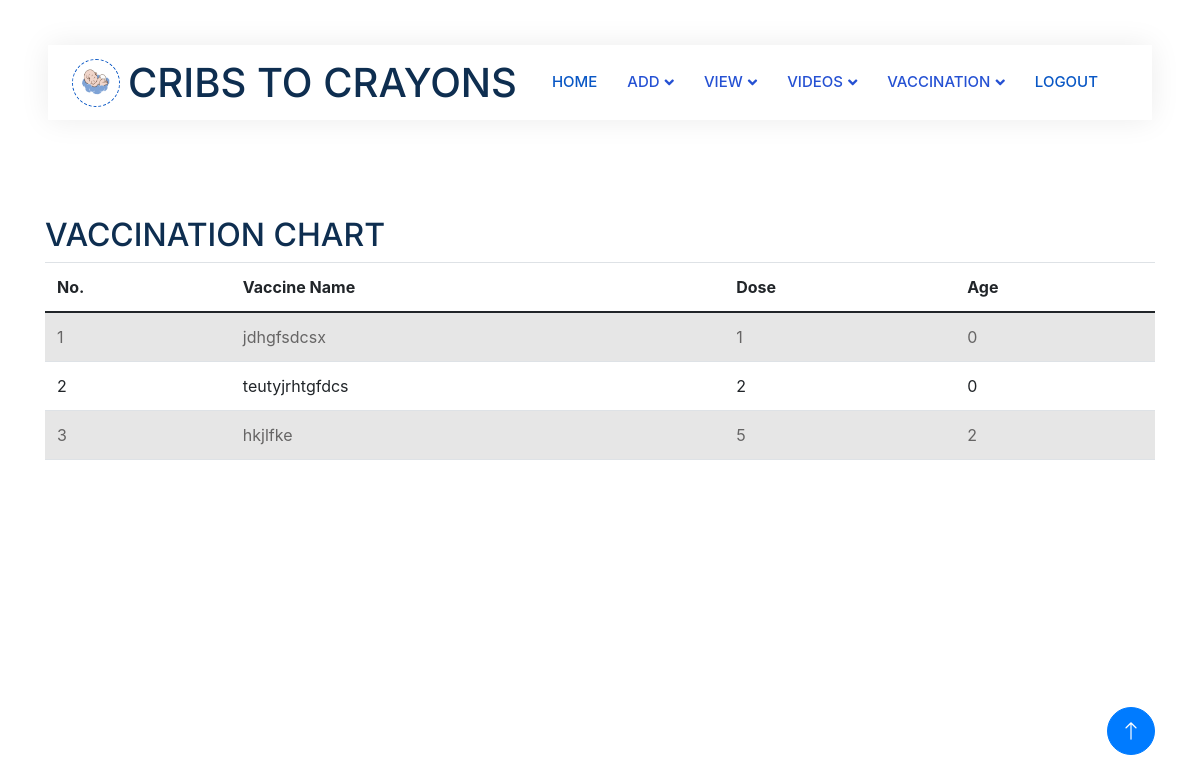
/mainviewvaccine (signed in), run on the app's committed database.
### app1/models.py (models this page shows, shortened)
class Vaccination(models.Model):
     hospital_id=models.ForeignKey(Hospital,on_delete=models.CASCADE)
     Vaccination_name=models.CharField(max_length=100,blank=True,null=True)
     Dose=models.IntegerField(null=True, blank=True)
     Age=models.IntegerField(null=True, blank=True)

### app1/views.py (the view)
# urls.py: path('mainviewvaccine',views.mainview_vaccine,name="mainviewvaccine"),
def mainview_vaccine(request):
    log_id=LoginUser.objects.get(id=request.user.id)
    hospital=Hospital.objects.get(login_id=log_id)
    vaccine=Vaccination.objects.filter(hospital_id=hospital)
    context={
        'vaccine':vaccine
    }
    return render(request,'Hospital/viewmainvaccine.html',context)

### template/Hospital/viewmainvaccine.html (shortened to what this page needs)
<!DOCTYPE html>
<html lang="en">
{% load static %}
<head>
    <link href="https://cdnjs.cloudflare.com/ajax/libs/font-awesome/5.10.0/css/all.min.css" rel="stylesheet">
    <link href="https://cdn.jsdelivr.net/npm/bootstrap-icons@1.4.1/font/bootstrap-icons.css" rel="stylesheet">
    <link href="{% static 'js/animate.min.css' %}" rel="stylesheet">
    <link href="{% static 'js/owl.carousel.min.css' %}" rel="stylesheet">
    <link href="{% static 'css/bootstrap.min.css' %}" rel="stylesheet">
    <link rel="stylesheet" href="https://stackpath.bootstrapcdn.com/bootstrap/4.5.2/css/bootstrap.min.css">
    <link href="{% static 'css/style.css' %}" rel="stylesheet">
</head>
<body>
    <div class="container-xxl bg-white p-0">
        <div class="container-fluid nav-bar bg-transparent">
            <nav class="navbar navbar-expand-lg bg-white navbar-light py-0 px-4">
                <a href="" class="navbar-brand d-flex align-items-center text-center">
                    <div class="icon p-2 me-2">
                        <img class="img-fluid" src="{% static 'img/logo.gif' %}" alt="Icon" style="width: 30px; height: 30px;">
                    </div>
                    <h1 class="m-0 " >CRIBS TO CRAYONS</h1>
                </a>
                <div class="collapse navbar-collapse" id="navbarCollapse">
                    <div class="navbar-nav ms-auto">
                        <a href="{% url 'hospitalprofile'%}" class="nav-item nav-link active" >HOME</a>
                        <div class="nav-item dropdown">
                            <a href="#" class="nav-link dropdown-toggle" data-bs-toggle="dropdown">ADD</a>
                        </div>
                        <div class="nav-item dropdown">
                          <a href="#" class="nav-link dropdown-toggle" data-bs-toggle="dropdown">VIEW</a>
                      </div>
                      <div class="nav-item dropdown">
                        <a href="#" class="nav-link dropdown-toggle" data-bs-toggle="dropdown">VIDEOS</a>
                    </div>
                      <div class="nav-item dropdown">
                        <a href="#" class="nav-link dropdown-toggle" data-bs-toggle="dropdown">VACCINATION</a>
                  </div>
                    <a href="{% url 'login'%}" class="nav-item nav-link active" >LOGOUT</a>
                </div>
            </nav>
        </div>
<br>
<br>
<br>
<br>
<div class="container">
    <h2>VACCINATION CHART</h2>
    <table class="table table-striped">
      <thead>
        <tr>
          <th>No.</th>
          <th>Vaccine Name</th>
          <th>Dose</th>
          <th>Age</th>
        </tr>
      </thead>
      <tbody>
        {% for i in vaccine %}
        <tr>
          <td>{{ forloop.counter }}</td>
          <td>{{ i.Vaccination_name }}</td>
         <td>{{ i.Dose }}</td>
         <td>{{ i.Age }}</td>
         </tr>
         {% endfor %}
      </tbody>
    </table>
  </div>
  <a href="#" class="btn btn-lg btn-primary btn-lg-square back-to-top"><i class="bi bi-arrow-up"></i></a>
</div>
</body>
</html>

### static/css/style.css (style rules this page uses)
:root { --primary: #0957c5; --secondary: #2264ff; --light: #EFFDF5; --dark: #2551d3; }
.back-to-top { position: fixed; display: none; right: 45px; bottom: 45px; z-index: 99; }
.btn { transition: .5s; }
.btn.btn-primary, .btn.btn-secondary { color: #FFFFFF; }
.btn-lg-square { width: 48px; height: 48px; }
.btn-square, .btn-sm-square, .btn-lg-square { padding: 0; display: flex; align-items: center; justify-content: center; font-weight: normal; border-radius: 50px; }
.nav-bar { position: relative; margin-top: 45px; padding: 0 3rem; transition: .5s; z-index: 9999; }
.navbar { box-shadow: 0 0 30px rgba(0, 0, 0, .08); }
.navbar .dropdown-toggle::after { border: none; content: "\f107"; font-family: "Font Awesome 5 Free"; font-weight: 900; vertical-align: middle; margin-left: 5px; transition: .5s; }
.navbar-light .navbar-nav .nav-link { margin-right: 30px; padding: 25px 0; color: #5288e0; font-size: 15px; text-transform: uppercase; outline: none; }
.navbar-light .navbar-nav .nav-link:hover, .navbar-light .navbar-nav .nav-link.active { color: var(--primary); }
.navbar-light .navbar-brand { height: 75px; }
.navbar-light .navbar-nav .nav-link { color: var(--dark); font-weight: 500; }
.icon { padding: 15px; display: inline-flex; align-items: center; justify-content: center; background: #FFFFFF !important; border-radius: 50px; border: 1px dashed var(--primary) !important; }

### data on the page
Vaccination: Vaccination_name "jdhgfsdcsx", Dose "1", Age "0"
Vaccination: Vaccination_name "teutyjrhtgfdcs", Dose "2", Age "0"
Vaccination: Vaccination_name "hkjlfke", Dose "5", Age "2"
